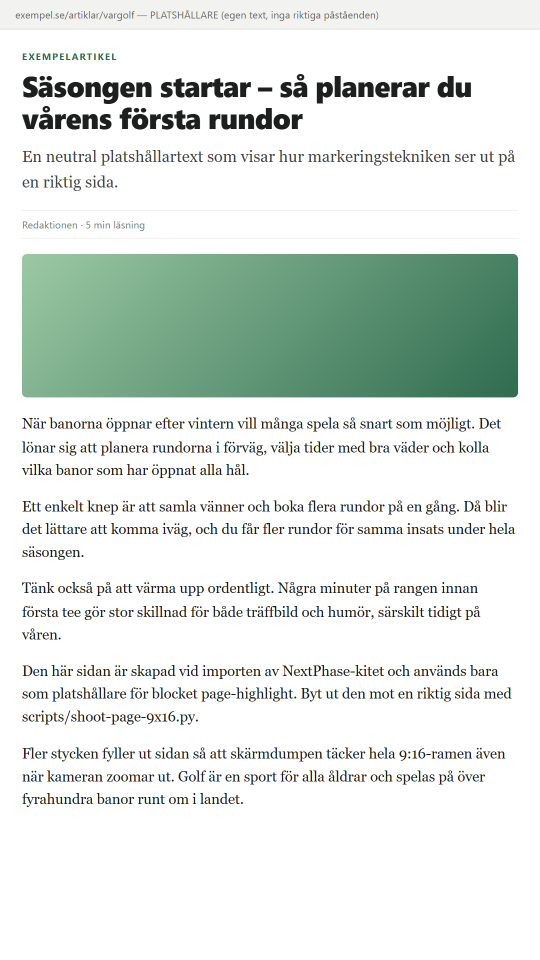
#> input picture library/kits/nextphase/skills/nextphase-short-editing/pages/example-page.png, 1080 x 1920 px (shown at 1/2 size)
$ python find-empty-space.py ../pages/example-page.png
#> lines starting #> are read from the running program, lines starting #| are printed output that depends on the picture
#!/usr/bin/env python3
"""
FIND-EMPTY-SPACE — where an annotation is allowed to go on a page shot.

    python scripts/find-empty-space.py <image> [--max-y 1143] [--min-w 400] [--json]

Written 2026-08-27, after Jad rejected a caption beat twice in a row:

    "you took a screenshot, right, and then you just fucking put it into the frame,
     makes no sense … It's overlaying my face. It's small. It's not full screen."

The first half of that was a box bug (see BLACKLIST #16). The second half is this: even
once the UI owns the frame, a lime annotation typed at a guessed `top:` lands on the UI's
own headline or buttons. In the reference reels it never does — it sits in the black gutter
of the curve graph, in real negative space, aligned to the UI's grid.

So stop guessing. This finds the largest genuinely empty rectangle in the shot and prints
the box to place text in. Downsamples to a cell grid, marks a cell empty when its local
standard deviation is below a threshold, then solves the classic maximal-rectangle problem
over that binary grid.

`--max-y` clips the search to the area ABOVE the camera card (1143 in the persa style), so
it never proposes a region the card will cover.
"""
import os as _os, sys as _sys; _sys.path.insert(0, _os.path.dirname(_os.path.abspath(__file__)))
import _win_utf8  # noqa: E402,F401  content-engine import: UTF-8 text I/O on Windows
import argparse
import json
import sys

try:
    from PIL import Image
except ImportError:
    sys.exit("needs Pillow:  pip install pillow")

CELL = 10          # px per grid cell
FLAT = 6.0         # a cell is "empty" if its std-dev is under this


def empty_grid(im, cell=CELL, flat=FLAT):
    """Binary grid: 1 where the image is flat enough to write on."""
    g = im.convert("L")
    W, H = g.size
    cols, rows = W // cell, H // cell
    px = g.load()
    grid = []
    for r in range(rows):
        row = []
        for c in range(cols):
            x0, y0 = c * cell, r * cell
            vals = [px[x0 + dx, y0 + dy] for dy in range(0, cell, 3) for dx in range(0, cell, 3)]
            n = len(vals)
            mean = sum(vals) / n
            var = sum((v - mean) ** 2 for v in vals) / n
            row.append(1 if var ** 0.5 <= flat else 0)
        grid.append(row)
    return grid, cols, rows


def largest_rect(grid, cols, rows):
    """Maximal all-ones rectangle, by the histogram method. Returns (r0,c0,r1,c1)."""
    best = (0, None)
    heights = [0] * cols
    for r in range(rows):
        for c in range(cols):
            heights[c] = heights[c] + 1 if grid[r][c] else 0
        stack = []                                   # (start_col, height)
        for c in range(cols + 1):
            h = heights[c] if c < cols else 0
            start = c
            while stack and stack[-1][1] >= h:
                s, sh = stack.pop()
                area = sh * (c - s)
                if area > best[0]:
                    best = (area, (r - sh + 1, s, r, c - 1))
                start = s
            stack.append((start, h))
    return best[1]


def find(path, max_y=None, min_w=400, cell=CELL, flat=FLAT):
    im = Image.open(path)
    W, H = im.size
    if max_y:
        im = im.crop((0, 0, W, min(max_y, H)))
    grid, cols, rows = empty_grid(im, cell, flat)
    box = largest_rect(grid, cols, rows)
    if not box:
        return None
    r0, c0, r1, c1 = box
    rect = {
        "left": c0 * cell, "top": r0 * cell,
        "width": (c1 - c0 + 1) * cell, "height": (r1 - r0 + 1) * cell,
    }
    rect["right"] = rect["left"] + rect["width"]
    rect["bottom"] = rect["top"] + rect["height"]
    if rect["width"] < min_w:
        rect["warning"] = f'only {rect["width"]}px wide — too narrow for an annotation'
    return {"image": str(path), "size": [W, H], "searched_above_y": max_y, "empty": rect}


def main():
    ap = argparse.ArgumentParser()
    ap.add_argument("image")
    ap.add_argument("--max-y", type=int, default=None,
                    help="only search above this y (use 1143 to stay clear of the camera card)")
    ap.add_argument("--min-w", type=int, default=400)
    ap.add_argument("--cell", type=int, default=CELL)
    ap.add_argument("--flat", type=float, default=FLAT)
    ap.add_argument("--json", action="store_true")
    a = ap.parse_args()

    res = find(a.image, a.max_y, a.min_w, a.cell, a.flat)
#> in find, im is the input picture: PIL image 1080x1920 RGB; mean R, G, B 222.9, 230.2, 225.6
#> in empty_grid, `g = im.convert("L")`:
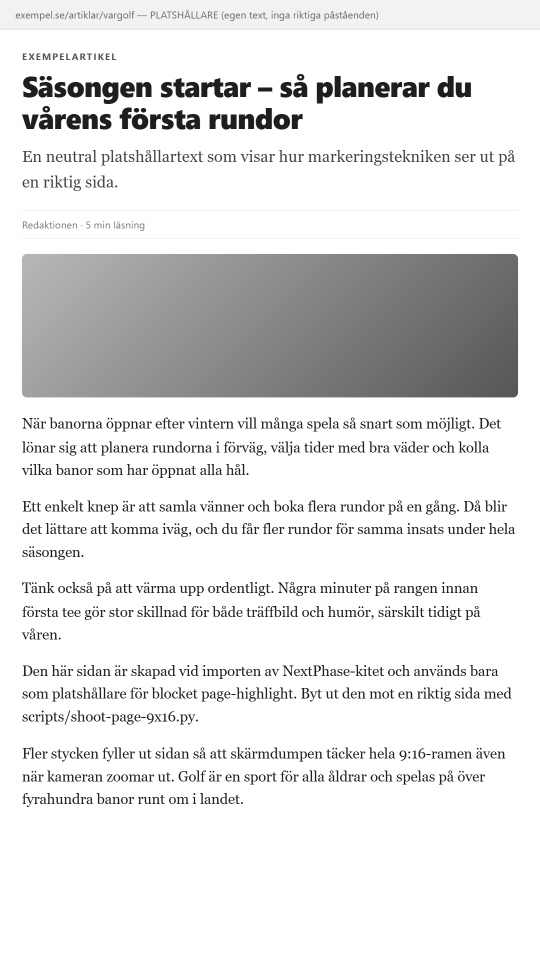
#> g: PIL image 1080x1920 L (shown at 1/2 size); min 30, max 255, mean 227.5
#> after the loop in empty_grid, `for r in range(rows):`: grid = 192 items
#> in find, `grid, cols, rows = empty_grid(im, cell, flat)`: cols = 108; rows = 192
#> in largest_rect, `heights = [0] * cols`: heights = 108 values from 0 to 0
#> after the loop in largest_rect, `for r in range(rows):`: best = (3240, (162, 0, 191, 107)); heights = 108 values, max 192 at index 0, min 30 at index 5, mean 46.05
#> in find, `box = largest_rect(grid, cols, rows)`: box = (162, 0, 191, 107)
#> in find, `r0, c0, r1, c1 = box`: r0 = 162; c0 = 0; r1 = 191; c1 = 107
#> in find, `rect = { "left": c0 * cell, "top": r0 * cell, "width": (c1 - c0 + 1) *..`: rect = {'left': 0, 'top': 1620, 'width': 1080, 'height': 300}
#> res = 4 items
    if not res:
        sys.exit("no empty region found — try --flat 10")
    if a.json:
        print(json.dumps(res, indent=2))
        return
    e = res["empty"]
#> e = {'left': 0, 'top': 1620, 'width': 1080, 'height': 300, 'right': 1080, 'bottom': 1920}
    print(f'{res["image"]}  {res["size"][0]}x{res["size"][1]}'
          + (f'  (searched above y={res["searched_above_y"]})' if res["searched_above_y"] else ""))
#| ../pages/example-page.png  1080x1920
    print(f'  largest empty box:  left {e["left"]} · top {e["top"]} · '
          f'{e["width"]}x{e["height"]}   (down to y={e["bottom"]})')
#|   largest empty box:  left 0 · top 1620 · 1080x300   (down to y=1920)
    pad = 40
    print(f'  place text at:      left:{e["left"] + pad}px; top:{e["top"] + pad}px;  '
          f'max width {e["width"] - 2 * pad}px')
#|   place text at:      left:40px; top:1660px;  max width 1000px
    if "warning" in e:
        print(f'  ⚠ {e["warning"]}')


if __name__ == "__main__":
    main()
